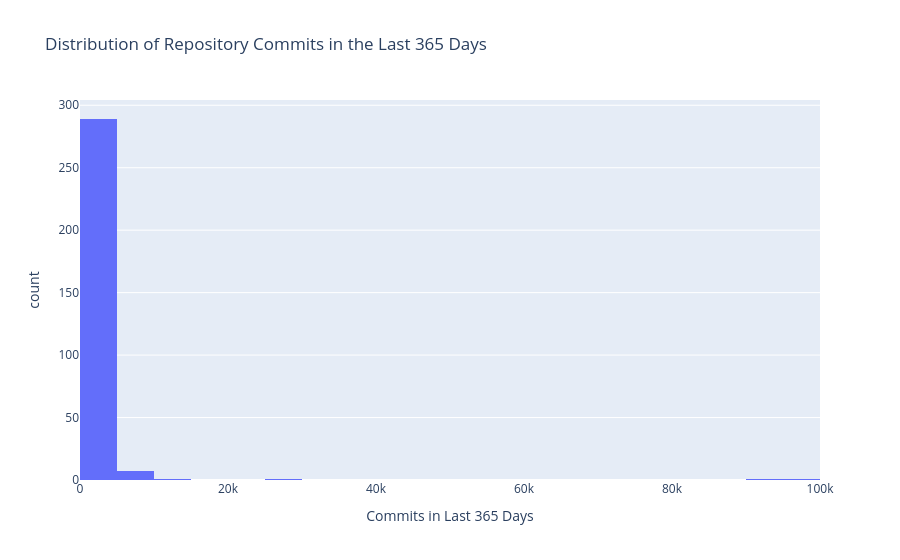

The cell this chart's notebook holds for it:
### Code cell
fig = px.histogram(
    df,
    x="commits_365d",
    nbins=40,
    title="Distribution of Repository Commits in the Last 365 Days",
    labels={
        "commits_365d": "Commits in Last 365 Days"
    }
)

fig.show()

### Figure 1 — Plotly figure (JSON) as saved in the notebook; plotly's stock layout.template omitted (floating-point values rounded to 4 significant figures; data arrays with more than 128 entries replaced by an {"elided": "..."} marker saying what was removed)
{"data": [{"bingroup": "x", "hovertemplate": "Commits in Last 365 Days=%{x}<br>count=%{y}<extra></extra>", "legendgroup": "", "marker": {"color": "#636efa", "pattern": {"shape": ""}}, "name": "", "nbinsx": 40, "orientation": "v", "showlegend": false, "type": "histogram", "x": {"elided": "300 float values"}, "xaxis": "x", "yaxis": "y"}], "layout": {"barmode": "relative", "legend": {"tracegroupgap": 0}, "title": {"text": "Distribution of Repository Commits in the Last 365 Days"}, "xaxis": {"anchor": "y", "domain": [0, 1], "title": {"text": "Commits in Last 365 Days"}}, "yaxis": {"anchor": "x", "domain": [0, 1], "title": {"text": "count"}}}}
